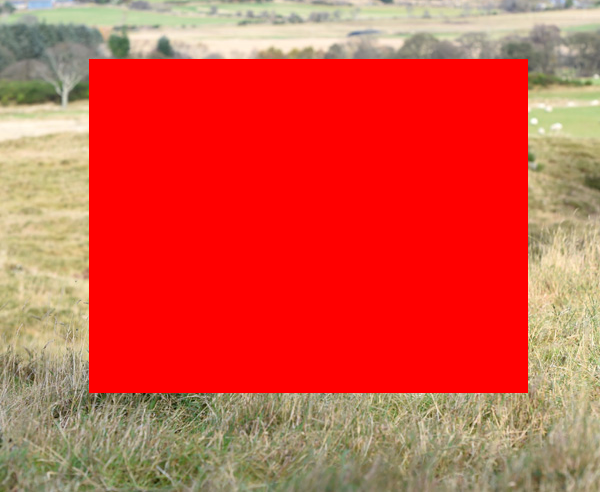
//> input picture coos-bg.png, 600 x 492 px
$ ./bgsep   (built with g++ and OpenCV 4)
//> lines starting //> are read from the running program, lines starting //| are printed output that depends on the picture
#include <iostream>
#include <random>
#include <chrono>
#include <algorithm>

#include <opencv2/core/core.hpp>
#include <opencv2/highgui/highgui.hpp>
#include "opencv2/imgproc/imgproc.hpp"

using namespace cv;
using namespace std;

Mat matFromVec(Vec<float,3> v) {
    Mat ret(3, 1, CV_32F);
    ret.at<float>(0, 0) = v[0];
    ret.at<float>(1, 0) = v[1];
    ret.at<float>(2, 0) = v[2];
    return ret;
}

int main(int argc, char **argv) {
    default_random_engine rng;
    rng.seed(chrono::system_clock::now().time_since_epoch().count());

    // read the background image, forground is blotted out in pure red
    Mat image;
    image = imread("coos-bg.png", CV_LOAD_IMAGE_COLOR);
//> image is the input picture: 492 rows x 600 cols, CV_8UC3; mean B, G, R 66.7, 83.9, 213.4
	if (!image.data) {
		cerr << "could not load image" << endl;
		return 1;
	}
	cout << "Read image " << image.cols << "x" << image.rows << " pixels" << endl;
//| Read image 600x492 pixels

    // extract all background pixels
    Vec3b red(0, 0, 255);
    vector<Vec3b> bgpixels;
    for (int x = 0; x < image.cols; ++x) {
        for (int y = 0; y < image.rows; ++y) {
            Vec3b color = image.at<Vec3b>(y, x);
            if (color != red) {
                bgpixels.push_back(color);
            }
        }
    }
//> after the loop, bgpixels = 148574 items
    cout << "Found " << bgpixels.size() << " background pixels, out of " << (image.cols*image.rows) << endl;
//| Found 148574 background pixels, out of 295200

    cout << "cutting down to save time...." << endl;
    shuffle(bgpixels.begin(), bgpixels.end(), rng);
    bgpixels.resize(2000);
//> bgpixels = 2000 items, first 12: [128, 171, 188], [62, 113, 116], [90, 128, 133], [100, 139, 147], [142, 195, 208], [149, 164, 167], [95, 135, 134], [81, 94, 70], [129, 154, 164], [110, 149, 163], [117, 149, 160], [170, 210, 238]

    // k-means cluster them
    vector<Vec<float,3>> centers;
    vector<Mat> covariances;
    for (int n = 3; n < 4; ++n) {
        cout << "k-means clustering for " << n << " clusters..." << endl;
        float prev_tsi = -1;
        vector<Vec<float,3>> prev_centers(n, {0, 0, 0});
        for (int reps = 0; reps < 1; reps++) {
            // draw n random ones as cluster centers
            centers = vector<Vec<float,3>>(n, {0, 0, 0});
            uniform_int_distribution<int> uni_dist(0, bgpixels.size()-1);
            centers[0] = bgpixels[uni_dist(rng)];
            cout << "initial center 0: " << centers[0] << endl;
            for (int i = 1; i < n; i++) {
                // try a handful of different ones to avoid pathological cases
                float max_score = -1;
                for (int j = 0; (j < 25) || (max_score < 0.1); ++j) {
                    Vec<float,3> cc = bgpixels[uni_dist(rng)];
                    float min_dist = 255+255+255;
                    for (int k = 0; k < i; k++) {
                        float dist = norm(cc-centers[k]);
                        if (dist < min_dist) {
                            min_dist = dist;
                        }
                    }
                    if (min_dist > max_score) {
                        centers[i] = cc;
                        max_score = min_dist;
                    }
                }
                cout << "initial center " << i << ": " << centers[i] << endl;
            }

            bool converged = false;
            do {
                // for each pixel, find which center is the nearest, and sum the values
                // for each new center
                vector<Vec<float, 3>> new_centers(n, {0, 0, 0});
                vector<int> new_center_counts(n, 0);
                for (int j = 0; j < bgpixels.size(); ++j) {
                    Vec<float,3> pixel = bgpixels[j];
                    int selected = -1;
                    float prev_distance = 255+255+255; // way larger than the diagonal of the color space
                    for (int i = 0; i < n; ++i) {
                        Vec<float,3> cc = centers[i];
                        float distance = norm(pixel-cc);
                        if (distance < prev_distance) {
                            selected = i;
                            prev_distance = distance;
                        }
                    }
                    new_centers[selected] += pixel;
                    new_center_counts[selected]++;
                }
                // compute the new centers
                float difference = 0;
                int active_count = 0;
                for (int i = 0; i < n; ++i) {
                    Vec<float, 3> nc(new_centers[i][0] / new_center_counts[i],
                            new_centers[i][1] / new_center_counts[i],
                            new_centers[i][2] / new_center_counts[i]);
                    if (new_center_counts[i]) {
                        difference += norm(centers[i]-nc);
                        active_count++;
                    }
                    centers[i] = nc;
                    cout << "  now " << nc << " " << new_center_counts[i] << endl;
                }
                cout << "difference to previous step: " << (difference / active_count) << endl;
                if (difference < 0.01) {
                    converged = true;
                }
            } while (!converged);

            // compute the silhouette
            cout << "determining the silhouette..." << endl;
            vector<vector<Vec3b>> clusters(n);
            for (int j = 0; j < bgpixels.size(); ++j) {
                Vec<float,3> pixel = bgpixels[j];
                int selected = -1;
                float prev_distance = 255+255+255; // way larger than the diagonal of the color space
                for (int i = 0; i < n; ++i) {
                    Vec<float,3> cc = centers[i];
                    float distance = norm(pixel-cc);
                    if (distance < prev_distance) {
                        selected = i;
                        prev_distance = distance;
                    }
                }
                clusters[selected].push_back(bgpixels[j]);
            }
            // for each pixel
            float tsi = 0;
            int count = 0;
            for (int i = 0; i < n; ++i) {
                for (int a = 0; a < clusters[i].size(); ++a) {
                    Vec<float,3> pa = clusters[i][a];
                    // average distance to other pixels in the same cluster
                    float ai = 0;
                    for (int b = 0; b < clusters[i].size(); ++b) {
                        Vec<float,3> pb = clusters[i][b];
                        ai += norm(pb-pa);
                    }
                    ai /= clusters[i].size() - 1;
                    // minimum distance to other clusters
                    float bi = 255+255+255;
                    for (int j = 0; j < n; ++j) {
                        if (j != i) {
                            float cbi = 0;
                            for (int b = 0; b < clusters[j].size(); ++b) {
                                Vec<float,3> pb = clusters[j][b];
                                cbi += norm(pb-pa);
                            }
                            cbi /= clusters[j].size();
                            if (cbi < bi) {
                                bi = cbi;
                            }
                        }
                    }
                    float si = (bi - ai) / max(ai, bi);
                    if (clusters[i].size() == 1) {
                        si = 0;
                    }
                    tsi += si;
                    count++;
                }
            }
            tsi /= count;
            if (tsi > prev_tsi) {
                prev_tsi = tsi;
                prev_centers = centers;
            }
            cout << endl;
            // compute covariance matrix for each cluster
            covariances = vector<Mat>(n);
            for (int i = 0; i < n; ++i) {
                Mat covariance(3, 3, CV_32F, 0.0);
                for (int a = 0; a < clusters[i].size(); ++a) {
                    Vec<float,3> pa = clusters[i][a];
                    // XXX this is a bit stupid as the covariance matrix is
                    // symmetric, but hey, one thing at a time
                    for (int x = 0; x < 3; x++) {
                        for (int y = 0; y < 3; y++) {
                            covariance.at<float>(y, x) += (pa[y] - centers[i][y])*(pa[x] - centers[i][x]);
                        }
                    }
                }
                for (int x = 0; x < 3; x++) {
                    for (int y = 0; y < 3; y++) {
                        covariance.at<float>(y, x) /= (clusters[i].size()-1);
                    }
                }
                // dump
                covariances[i] = covariance;
            }
            // [9 lines of commented-out code are left out]

        }
        cout << "average silhouette for n = " << n << " is " << prev_tsi << endl;

    // [20 lines of commented-out code are left out]
    }
//> this loop made 1 pass
//| average silhouette for n = 3 is 0.454563
//> after the loop, centers = 3 items: [128.7, 161.7, 168.8], [171.8, 207.9, 217.6], [90.52, 123.1, 122.1]
    cout << endl;

    // XXX select n based on best silhouette, also select the covariances

    // so now we have k-means clusters, we can use them to seed EM gaussians
    // k-means is a special case of EM, so this looks odd. but with EM it is
    // hard to get a full covariance matrix with few samples (too many factors)
    // so seeding is great
    int n = covariances.size();
//> n = 3
    vector<double> cluster_priors(3, 1.0);
    cout << "EM algorithm with " << n << " clusters" << endl;
//| EM algorithm with 3 clusters
    bool converged = false;
    do {
        cout << "-------" << endl;
        for (int i = 0; i < n; ++i) {
            cout << "mean for cluster " << i << " " << centers[i] << endl;
            cout << "covariance for cluster " << i << " [";
            for (int x = 0; x < 3; x++) {
                if (x) {
                    cout << ", ";
                }
                cout << "[";
                for (int y = 0; y < 3; y++) {
                    if (y) {
                        cout << ", ";
                    }
                    cout << covariances[i].at<float>(y, x);
                }
                cout << "]";
            }
            cout << "]" << endl;
            cout << "prior prob for cluster " << i << " is " << cluster_priors[i] << endl;
        }

        // determine the relative probabilities for each pixel and cluster
        double weights[bgpixels.size()][n];
        for (int p = 0; p < bgpixels.size(); ++p) {
            Vec<float,3> pixel = bgpixels[p];

            double weightsum = 0.0;
            for (int c = 0; c < n; ++c) {
                Vec<float,3> center = centers[c];
                Mat covariance = covariances[c];
                Mat a =   (matFromVec(pixel) - matFromVec(center)).t()
                                        * covariance.inv()
                                        * (matFromVec(pixel) - matFromVec(center));
                double aa = a.at<float>(0,0);
                double af = exp(-.5 * aa);
                double bf =  sqrt( pow(2 * M_PI, 3.0) * determinant(covariance) );
                weights[p][c] = af / bf * cluster_priors[c];
                weightsum += weights[p][c];
            }
            for (int c = 0; c < n; ++c) {
                weights[p][c] /= weightsum;
            }
        }

        // compute the new means
        vector<Vec<float,3>> new_centers(n);
        for (int c = 0; c < n; ++c) {
            Vec<float,3> new_center(0.0, 0.0, 0.0);
            double weightsum = 0.0;
            for (int p = 0; p < bgpixels.size(); ++p) {
                Vec<float,3> pixel = bgpixels[p];
                pixel *= weights[p][c];
                new_center += pixel;
                weightsum += weights[p][c];
            }
            new_center /= weightsum;
            new_centers[c] = new_center;
            cluster_priors[c] = weightsum / bgpixels.size();
        }


        // and the new covariance
        vector<Mat> new_covariances = vector<Mat>(n);
        for (int c = 0; c < n; ++c) {
            Mat covariance(3, 3, CV_32F, 0.0);
            double weightsum = 0.0;
            for (int p = 0; p < bgpixels.size(); ++p) {
                Vec<float,3> pixel = bgpixels[p];
                // XXX this is a bit stupid as the covariance matrix is
                // symmetric, but hey, one thing at a time
                for (int x = 0; x < 3; x++) {
                    for (int y = 0; y < 3; y++) {
                        covariance.at<float>(y, x) += weights[p][c] * (pixel[y] - new_centers[c][y])*(pixel[x] - new_centers[c][x]);
                    }
                }
                weightsum += weights[p][c];
            }
            for (int x = 0; x < 3; x++) {
                for (int y = 0; y < 3; y++) {
                    covariance.at<float>(y, x) /= weightsum;
                }
            }
            new_covariances[c] = covariance;
        }
        // determine how much the centers have moved since the last iteration,
        // if this is really small, then we have convergence
        double drift = 0.0;
        for (int c = 0; c < n; ++c) {
            drift += norm(centers[c]-new_centers[c]);
        }
        drift /= n;
        cout << "drift " << drift << endl;
        if (drift < 0.1) { // totally arbitrary value, but conservative
            converged = true;
        }

        covariances = new_covariances;
        centers = new_centers;

    } while (!converged);
//> this loop made 32 passes
//> drift on passes 1 to 12: 2.71, 0.856, 0.678, 0.695, 0.758, 0.858, 0.931, 0.918, 0.871, 0.817, 0.76, 0.698
//| drift 2.71336
//| drift 0.856334
//| drift 0.677654
//| drift 0.694674
//| drift 0.757883
//| drift 0.857788
//| drift 0.931062
//| drift 0.917627
//> (output is shown up to pass 8 of 32)
//> after the loop, cluster_priors = [0.528, 0.175, 0.297]


    // now read the actual image and for each pixel determine whether it is more
    // likely to be forground or background

    image = imread("coos.png", CV_LOAD_IMAGE_COLOR);
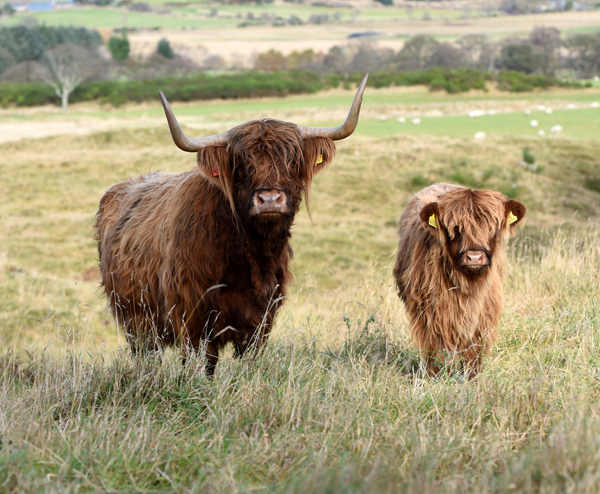
//> input picture coos.png, 600 x 494 px
//> image is the input picture: 494 rows x 600 cols, CV_8UC3; mean B, G, R 118.1, 152.1, 163.3
	if (!image.data) {
		cerr << "could not load image" << endl;
		return 1;
	}
	cout << "Read image " << image.cols << "x" << image.rows << " pixels" << endl;
//| Read image 600x494 pixels
    Vec3b white{255,255,255};
    double max_bg_prop = 4e-5;
    for (int x = 0; x < image.cols; ++x) {
        for (int y = 0; y < image.rows; ++y) {
            Vec3b color = image.at<Vec3b>(y, x);
            double bg_prop = 0.0;
            for (int c = 0; c < n; ++c) {
                Vec<float,3> center = centers[c];
                Mat covariance = covariances[c];
                Mat a =   (matFromVec(color) - matFromVec(center)).t()
                                        * covariance.inv()
                                        * (matFromVec(color) - matFromVec(center));
                double aa = a.at<float>(0,0);
                double af = exp(-.5 * aa);
                double bf =  sqrt( pow(2 * M_PI, 3.0) * determinant(covariance) );
                bg_prop += af / bf * cluster_priors[c];
            }
            // XXX this should b 1 if summed over all colors? is it?
            double fg_prop = 1.0 / 255.0 / 255.0 / 255.0;
            if (fg_prop < bg_prop) {
                image.at<Vec3b>(y, x) = white;
            }
// [8 lines of commented-out code are left out]
        }
    }
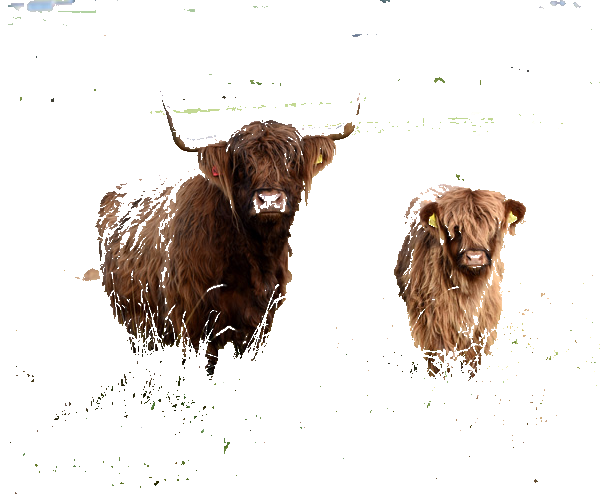
//> image: 494 rows x 600 cols, CV_8UC3; mean B, G, R 219.7, 223.2, 228.7
 //  cout << "maximum background probability is " << max_bg_prop << endl;
    // save to chck it out
    imwrite("coos-gmm.png", image);


    // [31 lines of commented-out code are left out]
	return 0;
}
